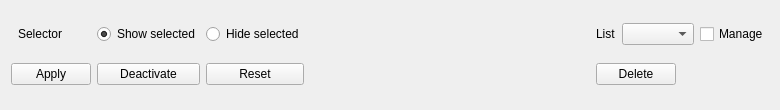
<?xml version="1.0" encoding="UTF-8"?>
<ui version="4.0">
 <class>toolbar_selector</class>
 <widget class="QWidget" name="toolbar_selector">
  <property name="geometry">
   <rect>
    <x>0</x>
    <y>0</y>
    <width>780</width>
    <height>110</height>
   </rect>
  </property>
  <layout class="QGridLayout" name="gridLayout">
   <item row="0" column="0">
    <widget class="QToolButton" name="toolButton_polygonalSelector">
     <property name="toolTip">
      <string>Click this button, then create a polygon. To finish a polygon: double click, Enter/return/ESC.
To recall the function, press Enter/Return again.You can create up to 16 polygons per filter.</string>
     </property>
     <property name="text">
      <string>Selector</string>
     </property>
     <property name="icon">
      <iconset resource="../../../openscantools.qrc">
       <normaloff>:/icons/100x100/polygon_selector.png</normaloff>:/icons/100x100/polygon_selector.png</iconset>
     </property>
     <property name="checkable">
      <bool>true</bool>
     </property>
     <property name="toolButtonStyle">
      <enum>Qt::ToolButtonTextBesideIcon</enum>
     </property>
     <property name="autoRaise">
      <bool>true</bool>
     </property>
    </widget>
   </item>
   <item row="0" column="1">
    <widget class="QRadioButton" name="radioButtonShowSelected">
     <property name="text">
      <string>Show selected</string>
     </property>
     <property name="checked">
      <bool>true</bool>
     </property>
    </widget>
   </item>
   <item row="0" column="2">
    <widget class="QRadioButton" name="radioButtonHideSelected">
     <property name="text">
      <string>Hide selected</string>
     </property>
    </widget>
   </item>
   <item row="1" column="0">
    <widget class="QPushButton" name="pushButtonApply">
     <property name="toolTip">
      <string>Apply the current filter. To export the result, please go to the Export tab.
If you want to clean the point cloud using this filter, go to the Edition tab.
Tip: create viewpoints to store multiple filters.</string>
     </property>
     <property name="text">
      <string>Apply</string>
     </property>
    </widget>
   </item>
   <item row="1" column="1">
    <widget class="QPushButton" name="pushButtonDeactivate">
     <property name="toolTip">
      <string>Deactivate the filter. It is still available if you apply again.</string>
     </property>
     <property name="text">
      <string>Deactivate</string>
     </property>
    </widget>
   </item>
   <item row="1" column="2">
    <widget class="QPushButton" name="pushButtonReset">
     <property name="toolTip">
      <string>This will reset the filter.</string>
     </property>
     <property name="text">
      <string>Reset</string>
     </property>
    </widget>
   </item>
   <item row="0" column="3" rowspan="2">
    <spacer name="horizontalSpacer">
     <property name="orientation">
      <enum>Qt::Horizontal</enum>
     </property>
     <property name="sizeHint" stdset="0">
      <size>
       <width>40</width>
       <height>20</height>
      </size>
     </property>
    </spacer>
   </item>
   <item row="0" column="4" colspan="3">
    <layout class="QHBoxLayout" name="horizontalLayout_manageRow">
     <item>
      <widget class="QLabel" name="labelPolygonList">
       <property name="text">
        <string>List</string>
       </property>
      </widget>
     </item>
     <item>
      <widget class="QComboBox" name="comboBox_polygonList">
       <property name="toolTip">
        <string>List of polygons created in the filter. Check &quot;Manage&quot; to select a polygon.</string>
       </property>
      </widget>
     </item>
     <item>
      <widget class="QCheckBox" name="checkBox_managePolygon">
       <property name="text">
        <string>Manage</string>
       </property>
      </widget>
     </item>
    </layout>
   </item>
   <item row="1" column="4" colspan="3">
    <layout class="QHBoxLayout" name="horizontalLayout_deleteRow">
     <item>
      <widget class="QPushButton" name="deletePolygonButton">
       <property name="toolTip">
        <string>Delete the selected polygon.</string>
       </property>
       <property name="text">
        <string>Delete</string>
       </property>
      </widget>
     </item>
     <item>
      <spacer name="horizontalSpacerRight">
       <property name="orientation">
        <enum>Qt::Horizontal</enum>
       </property>
       <property name="sizeHint" stdset="0">
        <size>
         <width>40</width>
         <height>20</height>
        </size>
       </property>
      </spacer>
     </item>
    </layout>
   </item>
  </layout>
 </widget>
 <resources>
  <include location="../../../openscantools.qrc"/>
 </resources>
 <connections/>
</ui>
